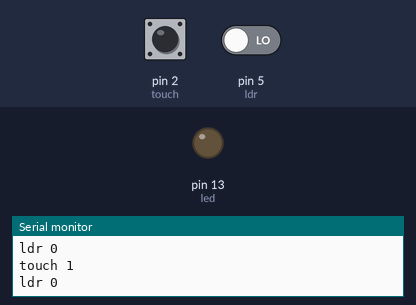
A sketch run on a simulated Arduino Uno, built with avr-gcc and run on an emulated ATmega328P. On the bench: output pins drawn as LEDs (lit = HIGH), the last lines printed to the serial monitor. Inputs (shaded band) come from the test bench; at power-on: pin 2 (touch) HIGH, pin 5 (ldr) LOW.

Above: at 4.8 s.
4.9 s: pin 2 (touch) pulled LOW for 2.35 s
At 8.4 s:
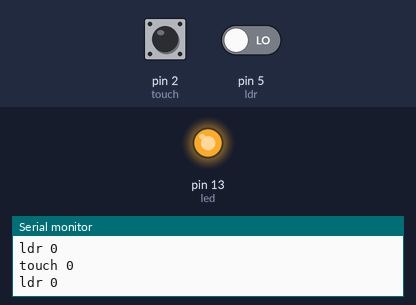
11.5 s: pin 5 (ldr) driven HIGH
At 15.2 s:
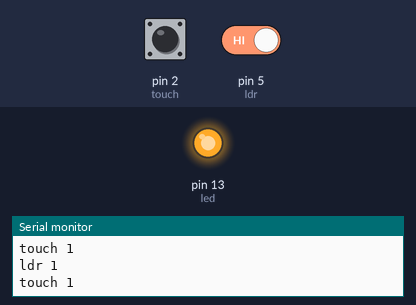
15.5 s: pin 5 (ldr) driven LOW
At 18.5 s:
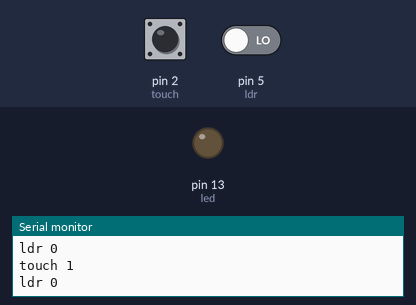
Timing chart, 0 to 20.0 s (numbered marks = the images above; inputs shaded):
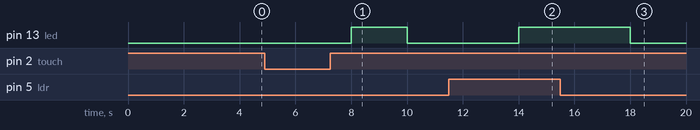

Measured:
- after the input at 4.9 s, pin 13 (led): LOW → HIGH after 3.1 s, → LOW 2.0 s later
- after the input at 11.5 s, pin 13 (led): LOW → HIGH after 2.5 s
- after the input at 15.5 s, pin 13 (led): HIGH → LOW after 2.5 s

The sketch:

OR_AND_GATES.ino
```cpp
int touch=2;
int ldr=5;
int led=13;
int t;
int l;
void setup() {
  // put your setup code here, to run once:
 pinMode(touch,INPUT);
 Serial.begin(9600);
  pinMode(ldr,INPUT);
  pinMode(led,OUTPUT);
}

void loop() {
  l=digitalRead(ldr);
  t=digitalRead(touch);
  Serial.print("ldr ");
  Serial.println(l);
  delay(1000);
  Serial.print("touch ");
  Serial.println(t);
  delay(1000);
  if(!l==0 || t==0){
    digitalWrite(led,HIGH);
  }
  else{
   digitalWrite(led,LOW);
  }
  Serial.print("ldr ");
  Serial.println(l);

  Serial.print("touch ");
  Serial.println(t);

  // put your main code here, to run repeatedly:

}
```
